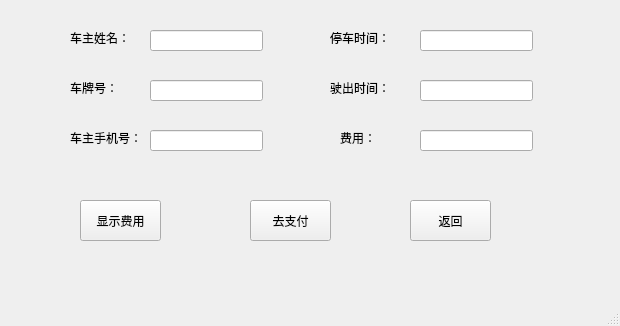
<?xml version="1.0" encoding="UTF-8"?>
<ui version="4.0">
 <class>OutCar</class>
 <widget class="QMainWindow" name="OutCar">
  <property name="geometry">
   <rect>
    <x>0</x>
    <y>0</y>
    <width>620</width>
    <height>326</height>
   </rect>
  </property>
  <property name="windowTitle">
   <string>车辆开出</string>
  </property>
  <widget class="QWidget" name="centralwidget">
   <widget class="QPushButton" name="pushButton_pay">
    <property name="geometry">
     <rect>
      <x>250</x>
      <y>200</y>
      <width>81</width>
      <height>41</height>
     </rect>
    </property>
    <property name="text">
     <string>去支付</string>
    </property>
   </widget>
   <widget class="QLabel" name="label">
    <property name="geometry">
     <rect>
      <x>330</x>
      <y>30</y>
      <width>72</width>
      <height>15</height>
     </rect>
    </property>
    <property name="text">
     <string>停车时间：</string>
    </property>
   </widget>
   <widget class="QLabel" name="label_2">
    <property name="geometry">
     <rect>
      <x>330</x>
      <y>80</y>
      <width>72</width>
      <height>15</height>
     </rect>
    </property>
    <property name="text">
     <string>驶出时间：</string>
    </property>
   </widget>
   <widget class="QLabel" name="label_carnum">
    <property name="geometry">
     <rect>
      <x>70</x>
      <y>80</y>
      <width>58</width>
      <height>16</height>
     </rect>
    </property>
    <property name="text">
     <string>车牌号：</string>
    </property>
   </widget>
   <widget class="QLineEdit" name="lineEdit_carnum">
    <property name="geometry">
     <rect>
      <x>150</x>
      <y>80</y>
      <width>113</width>
      <height>21</height>
     </rect>
    </property>
   </widget>
   <widget class="QLineEdit" name="lineEdit">
    <property name="geometry">
     <rect>
      <x>420</x>
      <y>30</y>
      <width>113</width>
      <height>21</height>
     </rect>
    </property>
   </widget>
   <widget class="QLineEdit" name="lineEdit_2">
    <property name="geometry">
     <rect>
      <x>420</x>
      <y>80</y>
      <width>113</width>
      <height>21</height>
     </rect>
    </property>
   </widget>
   <widget class="QPushButton" name="pushButton_return">
    <property name="geometry">
     <rect>
      <x>410</x>
      <y>200</y>
      <width>81</width>
      <height>41</height>
     </rect>
    </property>
    <property name="text">
     <string>返回</string>
    </property>
   </widget>
   <widget class="QLabel" name="label_phone">
    <property name="geometry">
     <rect>
      <x>70</x>
      <y>130</y>
      <width>91</width>
      <height>16</height>
     </rect>
    </property>
    <property name="text">
     <string>车主手机号：</string>
    </property>
   </widget>
   <widget class="QLineEdit" name="lineEdit_name">
    <property name="geometry">
     <rect>
      <x>150</x>
      <y>30</y>
      <width>113</width>
      <height>21</height>
     </rect>
    </property>
   </widget>
   <widget class="QLineEdit" name="lineEdit_3">
    <property name="geometry">
     <rect>
      <x>420</x>
      <y>130</y>
      <width>113</width>
      <height>21</height>
     </rect>
    </property>
   </widget>
   <widget class="QLabel" name="label_name">
    <property name="geometry">
     <rect>
      <x>70</x>
      <y>30</y>
      <width>58</width>
      <height>16</height>
     </rect>
    </property>
    <property name="text">
     <string>车主姓名：</string>
    </property>
   </widget>
   <widget class="QLineEdit" name="lineEdit_phone">
    <property name="geometry">
     <rect>
      <x>150</x>
      <y>130</y>
      <width>113</width>
      <height>21</height>
     </rect>
    </property>
   </widget>
   <widget class="QLabel" name="label_3">
    <property name="geometry">
     <rect>
      <x>340</x>
      <y>130</y>
      <width>72</width>
      <height>15</height>
     </rect>
    </property>
    <property name="text">
     <string>费用：</string>
    </property>
   </widget>
   <widget class="QPushButton" name="pushButton_fee">
    <property name="geometry">
     <rect>
      <x>80</x>
      <y>200</y>
      <width>81</width>
      <height>41</height>
     </rect>
    </property>
    <property name="text">
     <string>显示费用</string>
    </property>
   </widget>
  </widget>
  <widget class="QMenuBar" name="menubar">
   <property name="geometry">
    <rect>
     <x>0</x>
     <y>0</y>
     <width>620</width>
     <height>22</height>
    </rect>
   </property>
  </widget>
  <widget class="QStatusBar" name="statusbar"/>
 </widget>
 <resources/>
 <connections/>
</ui>
